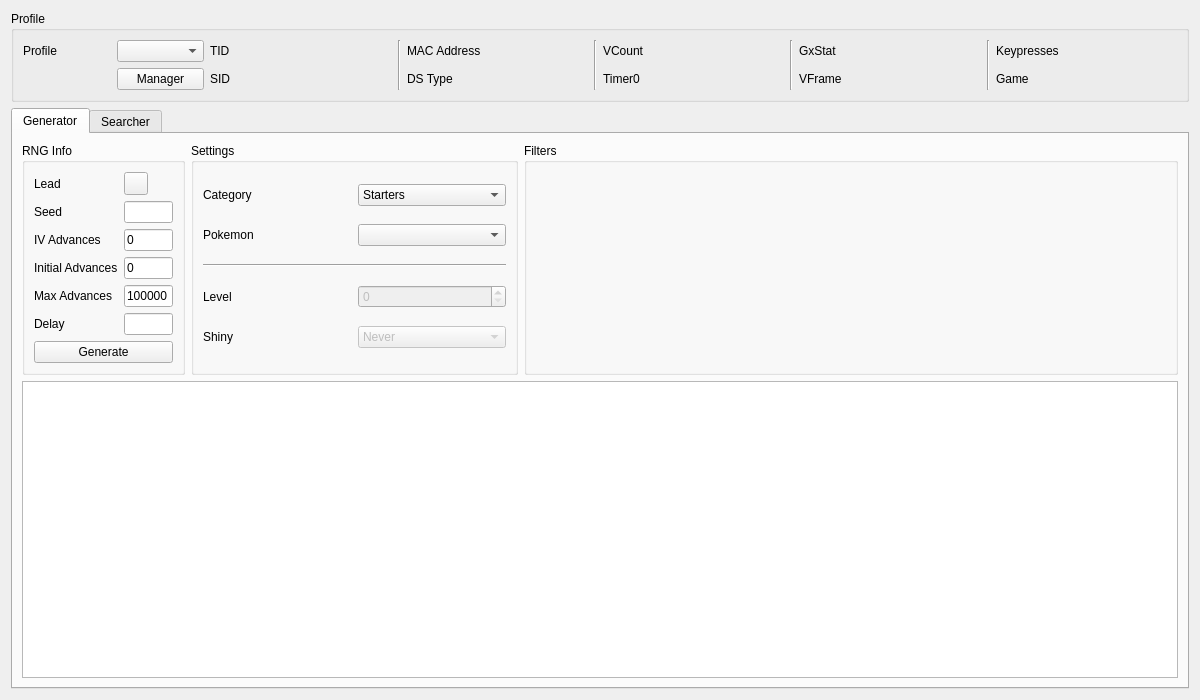
<?xml version="1.0" encoding="UTF-8"?>
<ui version="4.0">
 <class>Static5</class>
 <widget class="QWidget" name="Static5">
  <property name="geometry">
   <rect>
    <x>0</x>
    <y>0</y>
    <width>1200</width>
    <height>700</height>
   </rect>
  </property>
  <property name="windowTitle">
   <string>Form</string>
  </property>
  <layout class="QGridLayout" name="gridLayout_8">
   <item row="0" column="0">
    <widget class="QGroupBox" name="groupBoxProfile">
     <property name="title">
      <string>Profile</string>
     </property>
     <layout class="QGridLayout" name="gridLayout_5">
      <item row="0" column="0">
       <widget class="QLabel" name="labelProfile">
        <property name="text">
         <string>Profile</string>
        </property>
       </widget>
      </item>
      <item row="0" column="1">
       <widget class="QComboBox" name="comboBoxProfiles"/>
      </item>
      <item row="1" column="1">
       <widget class="QPushButton" name="pushButtonProfileManager">
        <property name="text">
         <string>Manager</string>
        </property>
       </widget>
      </item>
      <item row="0" column="2">
       <widget class="QLabel" name="labelProfileTID">
        <property name="text">
         <string>TID</string>
        </property>
       </widget>
      </item>
      <item row="0" column="3">
       <widget class="QLabel" name="labelProfileTIDValue"/>
      </item>
      <item row="1" column="2">
       <widget class="QLabel" name="labelProfileSID">
        <property name="text">
         <string>SID</string>
        </property>
       </widget>
      </item>
      <item row="1" column="3">
       <widget class="QLabel" name="labelProfileSIDValue"/>
      </item>
      <item row="0" column="4" rowspan="2">
       <widget class="Line" name="line_4">
        <property name="orientation">
         <enum>Qt::Vertical</enum>
        </property>
       </widget>
      </item>
      <item row="0" column="5">
       <widget class="QLabel" name="labelProfileMACAddress">
        <property name="text">
         <string>MAC Address</string>
        </property>
       </widget>
      </item>
      <item row="0" column="6">
       <widget class="QLabel" name="labelProfileMACAddressValue"/>
      </item>
      <item row="1" column="5">
       <widget class="QLabel" name="labelProfileDSType">
        <property name="text">
         <string>DS Type</string>
        </property>
       </widget>
      </item>
      <item row="1" column="6">
       <widget class="QLabel" name="labelProfileDSTypeValue"/>
      </item>
      <item row="0" column="7" rowspan="2">
       <widget class="Line" name="line_3">
        <property name="orientation">
         <enum>Qt::Vertical</enum>
        </property>
       </widget>
      </item>
      <item row="0" column="8">
       <widget class="QLabel" name="labelProfileVCount">
        <property name="text">
         <string>VCount</string>
        </property>
       </widget>
      </item>
      <item row="0" column="9">
       <widget class="QLabel" name="labelProfileVCountValue"/>
      </item>
      <item row="1" column="8">
       <widget class="QLabel" name="labelProfileTimer0">
        <property name="text">
         <string>Timer0</string>
        </property>
       </widget>
      </item>
      <item row="1" column="9">
       <widget class="QLabel" name="labelProfileTimer0Value"/>
      </item>
      <item row="0" column="10" rowspan="2">
       <widget class="Line" name="line_2">
        <property name="orientation">
         <enum>Qt::Vertical</enum>
        </property>
       </widget>
      </item>
      <item row="0" column="11">
       <widget class="QLabel" name="labelProfileGxStat">
        <property name="text">
         <string>GxStat</string>
        </property>
       </widget>
      </item>
      <item row="0" column="12">
       <widget class="QLabel" name="labelProfileGxStatValue"/>
      </item>
      <item row="1" column="11">
       <widget class="QLabel" name="labelProfileVFrame">
        <property name="text">
         <string>VFrame</string>
        </property>
       </widget>
      </item>
      <item row="1" column="12">
       <widget class="QLabel" name="labelProfileVFrameValue"/>
      </item>
      <item row="0" column="13" rowspan="2">
       <widget class="Line" name="line">
        <property name="orientation">
         <enum>Qt::Vertical</enum>
        </property>
       </widget>
      </item>
      <item row="0" column="14">
       <widget class="QLabel" name="labelProfileKeypresses">
        <property name="text">
         <string>Keypresses</string>
        </property>
       </widget>
      </item>
      <item row="0" column="15">
       <widget class="QLabel" name="labelProfileKeypressesValue"/>
      </item>
      <item row="1" column="14">
       <widget class="QLabel" name="labelProfileGame">
        <property name="text">
         <string>Game</string>
        </property>
       </widget>
      </item>
      <item row="1" column="15">
       <widget class="QLabel" name="labelProfileGameValue"/>
      </item>
     </layout>
    </widget>
   </item>
   <item row="1" column="0">
    <widget class="QTabWidget" name="tabRNGSelector">
     <widget class="QWidget" name="tabGenerator">
      <attribute name="title">
       <string>Generator</string>
      </attribute>
      <layout class="QGridLayout" name="gridLayout_12">
       <item row="0" column="0">
        <widget class="QGroupBox" name="groupBoxGeneratorRNGInfo">
         <property name="sizePolicy">
          <sizepolicy hsizetype="Preferred" vsizetype="Preferred">
           <horstretch>1</horstretch>
           <verstretch>0</verstretch>
          </sizepolicy>
         </property>
         <property name="title">
          <string>RNG Info</string>
         </property>
         <layout class="QGridLayout" name="gridLayout_6">
          <item row="0" column="0">
           <widget class="QLabel" name="labelGeneratorLead">
            <property name="text">
             <string>Lead</string>
            </property>
           </widget>
          </item>
          <item row="0" column="1">
           <widget class="ComboMenu" name="comboMenuGeneratorLead"/>
          </item>
          <item row="1" column="0">
           <widget class="QLabel" name="labelGeneratorSeed">
            <property name="text">
             <string>Seed</string>
            </property>
           </widget>
          </item>
          <item row="1" column="1">
           <widget class="TextBox" name="textBoxGeneratorSeed"/>
          </item>
          <item row="2" column="0">
           <widget class="QLabel" name="labelGeneratorIVAdvances">
            <property name="text">
             <string>IV Advances</string>
            </property>
           </widget>
          </item>
          <item row="2" column="1">
           <widget class="TextBox" name="textBoxGeneratorIVAdvances">
            <property name="text">
             <string>0</string>
            </property>
           </widget>
          </item>
          <item row="3" column="0">
           <widget class="QLabel" name="labelGeneratorInitialAdvances">
            <property name="text">
             <string>Initial Advances</string>
            </property>
           </widget>
          </item>
          <item row="3" column="1">
           <widget class="TextBox" name="textBoxGeneratorInitialAdvances">
            <property name="text">
             <string notr="true">0</string>
            </property>
           </widget>
          </item>
          <item row="4" column="0">
           <widget class="QLabel" name="labelGeneratorMaxAdvances">
            <property name="text">
             <string>Max Advances</string>
            </property>
           </widget>
          </item>
          <item row="4" column="1">
           <widget class="TextBox" name="textBoxGeneratorMaxAdvances">
            <property name="text">
             <string notr="true">100000</string>
            </property>
           </widget>
          </item>
          <item row="5" column="0">
           <widget class="QLabel" name="labelGeneratorDelay">
            <property name="text">
             <string>Delay</string>
            </property>
           </widget>
          </item>
          <item row="5" column="1">
           <widget class="TextBox" name="textBoxGeneratorDelay"/>
          </item>
          <item row="6" column="0" colspan="2">
           <widget class="QPushButton" name="pushButtonGenerate">
            <property name="text">
             <string>Generate</string>
            </property>
           </widget>
          </item>
         </layout>
        </widget>
       </item>
       <item row="0" column="1">
        <widget class="QGroupBox" name="groupBoxGeneratorSettings">
         <property name="sizePolicy">
          <sizepolicy hsizetype="Preferred" vsizetype="Preferred">
           <horstretch>2</horstretch>
           <verstretch>0</verstretch>
          </sizepolicy>
         </property>
         <property name="title">
          <string>Settings</string>
         </property>
         <layout class="QGridLayout" name="gridLayout_7">
          <item row="0" column="0">
           <widget class="QLabel" name="labelGeneratorCategory">
            <property name="text">
             <string>Category</string>
            </property>
           </widget>
          </item>
          <item row="0" column="1">
           <widget class="ComboBox" name="comboBoxGeneratorCategory">
            <item>
             <property name="text">
              <string>Starters</string>
             </property>
            </item>
            <item>
             <property name="text">
              <string>Fossils</string>
             </property>
            </item>
            <item>
             <property name="text">
              <string>Gifts</string>
             </property>
            </item>
            <item>
             <property name="text">
              <string>Stationary</string>
             </property>
            </item>
            <item>
             <property name="text">
              <string>Legends</string>
             </property>
            </item>
            <item>
             <property name="text">
              <string>Events</string>
             </property>
            </item>
            <item>
             <property name="text">
              <string>Roamers</string>
             </property>
            </item>
           </widget>
          </item>
          <item row="1" column="0">
           <widget class="QLabel" name="labelGeneratorPokemon">
            <property name="text">
             <string>Pokemon</string>
            </property>
           </widget>
          </item>
          <item row="1" column="1">
           <widget class="ComboBox" name="comboBoxGeneratorPokemon"/>
          </item>
          <item row="2" column="0" colspan="2">
           <widget class="Line" name="line_5">
            <property name="orientation">
             <enum>Qt::Horizontal</enum>
            </property>
           </widget>
          </item>
          <item row="3" column="0">
           <widget class="QLabel" name="labelGeneratorLevel">
            <property name="text">
             <string>Level</string>
            </property>
           </widget>
          </item>
          <item row="3" column="1">
           <widget class="QSpinBox" name="spinBoxGeneratorLevel">
            <property name="enabled">
             <bool>false</bool>
            </property>
           </widget>
          </item>
          <item row="4" column="0">
           <widget class="QLabel" name="labelGeneratorShiny">
            <property name="text">
             <string>Shiny</string>
            </property>
           </widget>
          </item>
          <item row="4" column="1">
           <widget class="ComboBox" name="comboBoxGeneratorShiny">
            <property name="enabled">
             <bool>false</bool>
            </property>
            <item>
             <property name="text">
              <string>Never</string>
             </property>
            </item>
            <item>
             <property name="text">
              <string>Random</string>
             </property>
            </item>
            <item>
             <property name="text">
              <string>Always</string>
             </property>
            </item>
           </widget>
          </item>
         </layout>
        </widget>
       </item>
       <item row="0" column="2">
        <widget class="QGroupBox" name="groupBoxGeneratorFilters">
         <property name="sizePolicy">
          <sizepolicy hsizetype="Preferred" vsizetype="Preferred">
           <horstretch>4</horstretch>
           <verstretch>0</verstretch>
          </sizepolicy>
         </property>
         <property name="title">
          <string>Filters</string>
         </property>
         <layout class="QGridLayout" name="gridLayout">
          <item row="0" column="0" rowspan="2">
           <widget class="Filter" name="filterGenerator" native="true"/>
          </item>
         </layout>
        </widget>
       </item>
       <item row="1" column="0" colspan="3">
        <widget class="TableView" name="tableViewGenerator"/>
       </item>
      </layout>
     </widget>
     <widget class="QWidget" name="tabSearcher">
      <attribute name="title">
       <string>Searcher</string>
      </attribute>
      <layout class="QGridLayout" name="gridLayout_3">
       <item row="0" column="0">
        <widget class="QGroupBox" name="groupBoxSearcherRNGInfo">
         <property name="sizePolicy">
          <sizepolicy hsizetype="Preferred" vsizetype="Preferred">
           <horstretch>1</horstretch>
           <verstretch>0</verstretch>
          </sizepolicy>
         </property>
         <property name="title">
          <string>RNG Info</string>
         </property>
         <layout class="QGridLayout" name="gridLayout_2">
          <item row="0" column="0">
           <widget class="QLabel" name="labelSearcherLead">
            <property name="text">
             <string>Lead</string>
            </property>
           </widget>
          </item>
          <item row="0" column="1">
           <widget class="ComboMenu" name="comboMenuSearcherLead"/>
          </item>
          <item row="1" column="0">
           <widget class="QLabel" name="labelSearcherInitialIVAdvances">
            <property name="text">
             <string>Initial IV Advances</string>
            </property>
           </widget>
          </item>
          <item row="1" column="1">
           <widget class="TextBox" name="textBoxSearcherInitialIVAdvances">
            <property name="text">
             <string>0</string>
            </property>
           </widget>
          </item>
          <item row="2" column="0">
           <widget class="QLabel" name="labelSearcherMaxIVAdvances">
            <property name="text">
             <string>Max IV Advances</string>
            </property>
           </widget>
          </item>
          <item row="2" column="1">
           <widget class="TextBox" name="textBoxSearcherMaxIVAdvances">
            <property name="text">
             <string>0</string>
            </property>
           </widget>
          </item>
          <item row="3" column="0">
           <widget class="QLabel" name="labelSearcherMaxAdvances">
            <property name="text">
             <string>Max Advances</string>
            </property>
           </widget>
          </item>
          <item row="3" column="1">
           <widget class="TextBox" name="textBoxSearcherMaxAdvances">
            <property name="text">
             <string notr="true">100</string>
            </property>
           </widget>
          </item>
          <item row="4" column="0">
           <widget class="QLabel" name="labelSearcherStartDate">
            <property name="text">
             <string>Start Date</string>
            </property>
           </widget>
          </item>
          <item row="4" column="1">
           <widget class="DateEdit" name="dateEditSearcherStartDate"/>
          </item>
          <item row="5" column="0">
           <widget class="QLabel" name="labelSearcherEndDate">
            <property name="text">
             <string>End Date</string>
            </property>
           </widget>
          </item>
          <item row="5" column="1">
           <widget class="DateEdit" name="dateEditSearcherEndDate"/>
          </item>
          <item row="6" column="0" colspan="2">
           <layout class="QHBoxLayout" name="horizontalLayout">
            <item>
             <widget class="QPushButton" name="pushButtonSearch">
              <property name="text">
               <string>Search</string>
              </property>
             </widget>
            </item>
            <item>
             <widget class="QPushButton" name="pushButtonCancel">
              <property name="enabled">
               <bool>false</bool>
              </property>
              <property name="text">
               <string>Cancel</string>
              </property>
             </widget>
            </item>
           </layout>
          </item>
         </layout>
        </widget>
       </item>
       <item row="0" column="1">
        <widget class="QGroupBox" name="groupBoxSearcherSettings">
         <property name="sizePolicy">
          <sizepolicy hsizetype="Preferred" vsizetype="Preferred">
           <horstretch>2</horstretch>
           <verstretch>0</verstretch>
          </sizepolicy>
         </property>
         <property name="title">
          <string>Settings</string>
         </property>
         <layout class="QGridLayout" name="gridLayout_9">
          <item row="0" column="0">
           <widget class="QLabel" name="labelSearcherCategory">
            <property name="text">
             <string>Category</string>
            </property>
           </widget>
          </item>
          <item row="0" column="1">
           <widget class="ComboBox" name="comboBoxSearcherCategory">
            <item>
             <property name="text">
              <string>Starters</string>
             </property>
            </item>
            <item>
             <property name="text">
              <string>Fossils</string>
             </property>
            </item>
            <item>
             <property name="text">
              <string>Gifts</string>
             </property>
            </item>
            <item>
             <property name="text">
              <string>Stationary</string>
             </property>
            </item>
            <item>
             <property name="text">
              <string>Legends</string>
             </property>
            </item>
            <item>
             <property name="text">
              <string>Events</string>
             </property>
            </item>
            <item>
             <property name="text">
              <string>Roamers</string>
             </property>
            </item>
           </widget>
          </item>
          <item row="1" column="0">
           <widget class="QLabel" name="labelSearcherPokemon">
            <property name="text">
             <string>Pokemon</string>
            </property>
           </widget>
          </item>
          <item row="1" column="1">
           <widget class="ComboBox" name="comboBoxSearcherPokemon"/>
          </item>
          <item row="2" column="0" colspan="2">
           <widget class="Line" name="line_6">
            <property name="orientation">
             <enum>Qt::Horizontal</enum>
            </property>
           </widget>
          </item>
          <item row="3" column="0">
           <widget class="QLabel" name="labelSearcherLevel">
            <property name="text">
             <string>Level</string>
            </property>
           </widget>
          </item>
          <item row="3" column="1">
           <widget class="QSpinBox" name="spinBoxSearcherLevel">
            <property name="enabled">
             <bool>false</bool>
            </property>
           </widget>
          </item>
          <item row="4" column="0">
           <widget class="QLabel" name="labelSearcherShiny">
            <property name="text">
             <string>Shiny</string>
            </property>
           </widget>
          </item>
          <item row="4" column="1">
           <widget class="ComboBox" name="comboBoxSearcherShiny">
            <property name="enabled">
             <bool>false</bool>
            </property>
            <item>
             <property name="text">
              <string>Never</string>
             </property>
            </item>
            <item>
             <property name="text">
              <string>Random</string>
             </property>
            </item>
            <item>
             <property name="text">
              <string>Always</string>
             </property>
            </item>
           </widget>
          </item>
          <item row="5" column="0" colspan="2">
           <widget class="QLabel" name="labelIVFastSearch">
            <property name="sizePolicy">
             <sizepolicy hsizetype="Preferred" vsizetype="Fixed">
              <horstretch>0</horstretch>
              <verstretch>0</verstretch>
             </sizepolicy>
            </property>
            <property name="text">
             <string/>
            </property>
           </widget>
          </item>
         </layout>
        </widget>
       </item>
       <item row="0" column="2">
        <widget class="QGroupBox" name="groupBoxSearcherFilters">
         <property name="sizePolicy">
          <sizepolicy hsizetype="Preferred" vsizetype="Preferred">
           <horstretch>4</horstretch>
           <verstretch>0</verstretch>
          </sizepolicy>
         </property>
         <property name="title">
          <string>Filters</string>
         </property>
         <layout class="QGridLayout" name="gridLayout_4">
          <item row="0" column="0" rowspan="2">
           <widget class="Filter" name="filterSearcher" native="true"/>
          </item>
         </layout>
        </widget>
       </item>
       <item row="1" column="0" colspan="3">
        <widget class="QProgressBar" name="progressBar"/>
       </item>
       <item row="2" column="0" colspan="3">
        <widget class="TableView" name="tableViewSearcher">
         <property name="sortingEnabled">
          <bool>true</bool>
         </property>
        </widget>
       </item>
      </layout>
     </widget>
    </widget>
   </item>
  </layout>
 </widget>
 <customwidgets>
  <customwidget>
   <class>TextBox</class>
   <extends>QLineEdit</extends>
   <header>Form/Controls/TextBox.hpp</header>
  </customwidget>
  <customwidget>
   <class>TableView</class>
   <extends>QTableView</extends>
   <header>Form/Controls/TableView.hpp</header>
  </customwidget>
  <customwidget>
   <class>DateEdit</class>
   <extends>QDateEdit</extends>
   <header>Form/Controls/DateEdit.hpp</header>
  </customwidget>
  <customwidget>
   <class>Filter</class>
   <extends>QWidget</extends>
   <header>Form/Controls/Filter.hpp</header>
   <container>1</container>
  </customwidget>
  <customwidget>
   <class>ComboBox</class>
   <extends>QComboBox</extends>
   <header>Form/Controls/ComboBox.hpp</header>
  </customwidget>
  <customwidget>
   <class>ComboMenu</class>
   <extends>QToolButton</extends>
   <header>Form/Controls/ComboMenu.hpp</header>
  </customwidget>
 </customwidgets>
 <tabstops>
  <tabstop>comboBoxProfiles</tabstop>
  <tabstop>pushButtonProfileManager</tabstop>
  <tabstop>tabRNGSelector</tabstop>
  <tabstop>comboMenuGeneratorLead</tabstop>
  <tabstop>textBoxGeneratorSeed</tabstop>
  <tabstop>textBoxGeneratorIVAdvances</tabstop>
  <tabstop>textBoxGeneratorInitialAdvances</tabstop>
  <tabstop>textBoxGeneratorMaxAdvances</tabstop>
  <tabstop>textBoxGeneratorDelay</tabstop>
  <tabstop>pushButtonGenerate</tabstop>
  <tabstop>comboBoxGeneratorCategory</tabstop>
  <tabstop>comboBoxGeneratorPokemon</tabstop>
  <tabstop>spinBoxGeneratorLevel</tabstop>
  <tabstop>comboBoxGeneratorShiny</tabstop>
  <tabstop>tableViewGenerator</tabstop>
  <tabstop>comboMenuSearcherLead</tabstop>
  <tabstop>textBoxSearcherInitialIVAdvances</tabstop>
  <tabstop>textBoxSearcherMaxIVAdvances</tabstop>
  <tabstop>textBoxSearcherMaxAdvances</tabstop>
  <tabstop>dateEditSearcherStartDate</tabstop>
  <tabstop>dateEditSearcherEndDate</tabstop>
  <tabstop>pushButtonSearch</tabstop>
  <tabstop>pushButtonCancel</tabstop>
  <tabstop>comboBoxSearcherCategory</tabstop>
  <tabstop>comboBoxSearcherPokemon</tabstop>
  <tabstop>spinBoxSearcherLevel</tabstop>
  <tabstop>comboBoxSearcherShiny</tabstop>
  <tabstop>tableViewSearcher</tabstop>
 </tabstops>
 <resources/>
 <connections/>
</ui>
